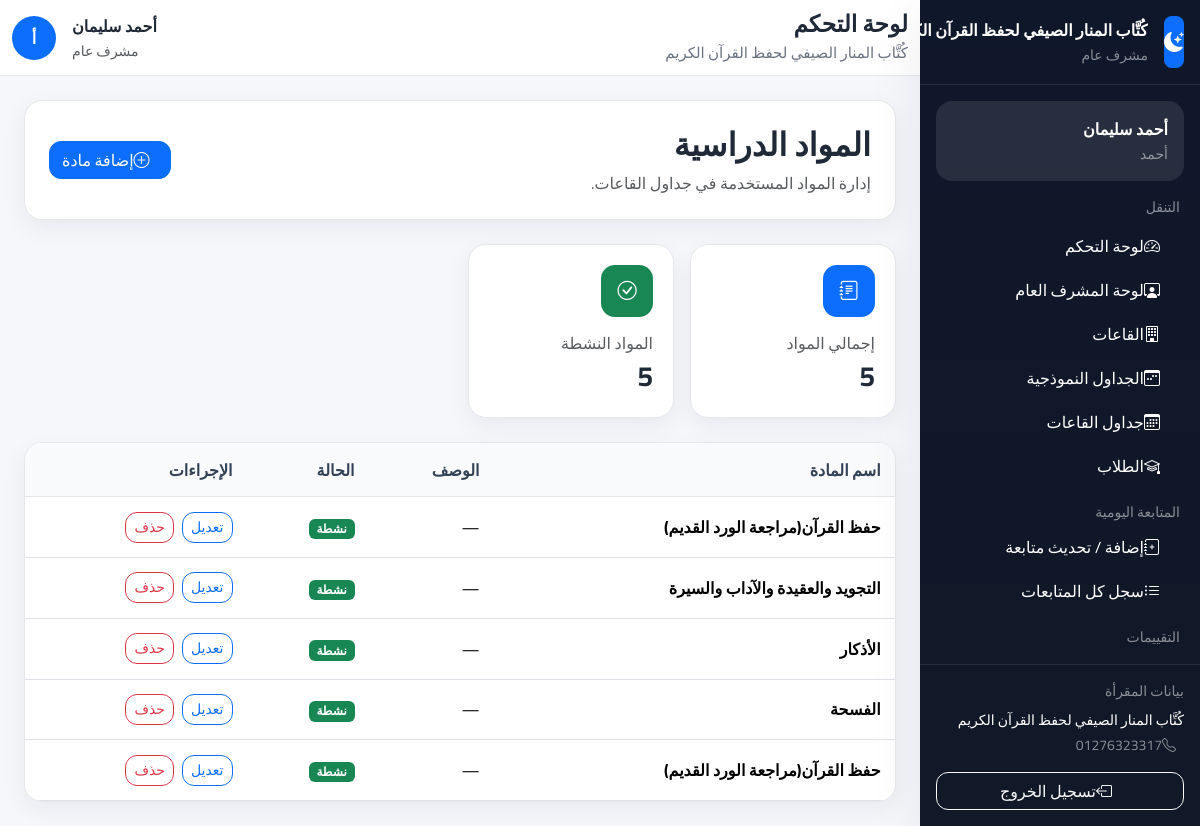
The page /halls/subjects/ (signed in) on the database its author committed.
### accounts/models.py (models this page shows, shortened)
class SiteSettings(models.Model):
    name = models.CharField(max_length=200, default='مقرأة القرآن الكريم', verbose_name='اسم المقرأة')
    logo = models.ImageField(upload_to='settings/', blank=True, null=True, verbose_name='الشعار')
    address = models.CharField(max_length=300, blank=True, verbose_name='العنوان')
    phone = models.CharField(max_length=20, blank=True, verbose_name='الهاتف')
    email = models.EmailField(blank=True, verbose_name='البريد الإلكتروني')
    description = models.TextField(blank=True, verbose_name='نبذة عن المقرأة')
    allow_registration = models.BooleanField(default=True, verbose_name='السماح بالتسجيل')
    auto_assign_halls = models.BooleanField(default=True, verbose_name='التسكين التلقائي')
    max_age_limit = models.PositiveIntegerField(default=15, verbose_name='الحد الأقصى للسن')
    min_age_limit = models.PositiveIntegerField(default=3, verbose_name='الحد الأدنى للسن')
    attendance_start_time = models.TimeField(default='08:00', verbose_name='وقت بداية الحضور')
    late_threshold_minutes = models.PositiveIntegerField(default=15, verbose_name='دقائق التأخير')
    facebook = models.URLField(blank=True, verbose_name='فيسبوك')
    whatsapp = models.CharField(max_length=20, blank=True, verbose_name='واتساب')
    updated_at = models.DateTimeField(auto_now=True)
    updated_by = models.ForeignKey(
        User,
        on_delete=models.SET_NULL,
        null=True,
        blank=True,
        verbose_name='آخر تعديل بواسطة'
    )
    @classmethod
    def get_settings(cls):
        obj, _ = cls.objects.get_or_create(pk=1)
        return obj
    class Meta:
        verbose_name = 'إعدادات الموقع'
        verbose_name_plural = 'إعدادات الموقع'

class User(AbstractUser):
    ROLE_GENERAL_MANAGER    = 'general_manager'
    ROLE_GENERAL_SUPERVISOR = 'general_supervisor'
    ROLE_HALL_SUPERVISOR    = 'hall_supervisor'
    ROLE_TEACHER            = 'teacher'
    ROLE_PARENT             = 'parent'
    ROLES = [
        (ROLE_GENERAL_MANAGER,    'مدير عام'),
        (ROLE_GENERAL_SUPERVISOR, 'مشرف عام'),
        (ROLE_HALL_SUPERVISOR,    'مشرف قاعات'),
        (ROLE_TEACHER,            'معلم'),
        (ROLE_PARENT,             'ولي أمر'),
    ]
    role = models.CharField(
        max_length=30,
        choices=ROLES,
        default=ROLE_PARENT,
        verbose_name='الدور الوظيفي'
    )
    phone = models.CharField(
        max_length=20,
        blank=True,
        null=True,
        unique=True,           # ← جديد: لا يُسمح بتكرار رقم الهاتف
        verbose_name='رقم الهاتف'
    )
    profile_picture = models.ImageField(
        upload_to='profiles/',
        blank=True,
        null=True,
        verbose_name='الصورة الشخصية'
    )
    can_manage_users       = models.BooleanField(default=False, verbose_name='إدارة المستخدمين')
    can_manage_halls       = models.BooleanField(default=False, verbose_name='إدارة القاعات')
    can_manage_students    = models.BooleanField(default=False, verbose_name='إدارة الطلاب')
    can_manage_attendance  = models.BooleanField(default=False, verbose_name='إدارة الحضور')
    can_manage_evaluations = models.BooleanField(default=False, verbose_name='إدارة التقييمات')
    can_manage_settings    = models.BooleanField(default=False, verbose_name='إدارة الإعدادات')
    @property
    def is_general_manager(self):
        return self.role == self.ROLE_GENERAL_MANAGER
    @property
    def is_general_supervisor(self):
        return self.role == self.ROLE_GENERAL_SUPERVISOR
    @property
    def is_hall_supervisor(self):
        return self.role == self.ROLE_HALL_SUPERVISOR
    @property
    def is_teacher(self):
        return self.role == self.ROLE_TEACHER
    @property
    def is_parent(self):
        return self.role == self.ROLE_PARENT
    class Meta:
        verbose_name        = 'مستخدم'
        verbose_name_plural = 'المستخدمون'

### halls/models.py (models this page shows, shortened)
class Subject(models.Model):
    name = models.CharField(max_length=100, verbose_name='اسم المادة')
    description = models.TextField(blank=True, verbose_name='وصف المادة')
    is_active = models.BooleanField(default=True, verbose_name='نشطة')
    class Meta:
        verbose_name = 'مادة'
        verbose_name_plural = 'المواد الدراسية'

### halls/views.py (the view)
# urls.py: path('subjects/',                views.SubjectListView.as_view(),    name='subjects'),
class SubjectListView(GeneralSupervisorRequiredMixin, View):
    def get(self, request):
        subjects = Subject.objects.all()
        return render(request, 'halls/subjects/list.html', {
            'subjects': subjects,
            'total': subjects.count(),
            'active': subjects.filter(is_active=True).count(),
        })

### templates/halls/subjects/list.html (shortened to what this page needs)
{% extends "base.html" %}
{% block content %}
<div class="page-card p-4 mb-4">
    <div class="d-flex flex-column flex-lg-row justify-content-between align-items-lg-center gap-3">
        <div>
            <h2 class="fw-bold mb-2">المواد الدراسية</h2>
            <p class="text-muted mb-0">إدارة المواد المستخدمة في جداول القاعات.</p>
        </div>
        <div>
            <a href="{% url 'halls:subject_create' %}" class="btn btn-primary">
                <i class="bi bi-plus-circle ms-2"></i>إضافة مادة
            </a>
        </div>
    </div>
</div>
<div class="row g-3 mb-4">
    <div class="col-md-6 col-xl-3">
        <div class="stat-card">
            <div class="stat-icon bg-primary"><i class="bi bi-journal-text"></i></div>
            <div class="text-muted">إجمالي المواد</div>
            <div class="fs-3 fw-bold">{{ total }}</div>
        </div>
    </div>
    <div class="col-md-6 col-xl-3">
        <div class="stat-card">
            <div class="stat-icon bg-success"><i class="bi bi-check-circle"></i></div>
            <div class="text-muted">المواد النشطة</div>
            <div class="fs-3 fw-bold">{{ active }}</div>
        </div>
    </div>
</div>
<div class="page-card p-0 overflow-hidden">
    {% if subjects %}
        <div class="table-responsive">
            <table class="table table-modern align-middle mb-0">
                <thead>
                    <tr>
                        <th>اسم المادة</th>
                        <th>الوصف</th>
                        <th>الحالة</th>
                        <th>الإجراءات</th>
                    </tr>
                </thead>
                <tbody>
                    {% for subject in subjects %}
                        <tr>
                            <td class="fw-bold">{{ subject.name }}</td>
                            <td>{{ subject.description|default:"—" }}</td>
                            <td>
                                {% if subject.is_active %}
                                    <span class="badge text-bg-success">نشطة</span>
                                {% else %}
                                    <span class="badge text-bg-secondary">غير نشطة</span>
                                {% endif %}
                            </td>
                            <td>
                                <div class="d-flex gap-2 flex-wrap">
                                    <a href="{% url 'halls:subject_update' subject.pk %}" class="btn btn-sm btn-outline-primary">تعديل</a>
                                    <form method="post" action="{% url 'halls:subject_delete' subject.pk %}">
                                        <button type="submit" class="btn btn-sm btn-outline-danger"
                                                onclick="return confirm('هل أنت متأكد من حذف المادة؟')">
                                            حذف
                                        </button>
                                    </form>
                                </div>
                            </td>
                        </tr>
                    {% endfor %}
                </tbody>
            </table>
        </div>
    {% else %}
        <div class="empty-state">لا توجد مواد دراسية حتى الآن.</div>
    {% endif %}
</div>
{% endblock %}

### templates/partials/sidebar.html (shortened to what this page needs)
<aside class="sidebar d-flex flex-column" id="appSidebar">
    <div class="p-3 border-bottom border-secondary border-opacity-25">
        <div class="d-flex align-items-center gap-3">
            {% if SITE_LOGO and SITE_LOGO.url %}
                <img src="{{ SITE_LOGO.url }}" alt="{{ SITE_NAME }}" class="rounded-3"
                     width="52" height="52" style="object-fit: cover;">
            {% else %}
                <div class="bg-primary rounded-3 d-flex align-items-center justify-content-center text-white"
                     style="width:52px;height:52px;">
                    <i class="bi bi-moon-stars-fill fs-5"></i>
                </div>
            {% endif %}
            <div class="min-w-0">
                <div class="fw-bold text-white text-truncate">{{ SITE_NAME|default:"مقرأة تحفيظ القرآن الكريم" }}</div>
                <small class="text-white-50">{{ user.get_role_display }}</small>
            </div>
        </div>
    </div>
    <div class="p-3 overflow-y-auto flex-grow-1">
        <div class="bg-white bg-opacity-10 rounded-4 p-3 mb-3">
            <div class="fw-bold text-white">{{ user.get_full_name|default:user.username }}</div>
            <small class="text-white-50">{{ user.username }}</small>
        </div>
        <div class="small text-uppercase text-white-50 mb-2 px-1">التنقل</div>
        <nav class="nav flex-column gap-1">
            <a class="nav-link text-white rounded-3 px-3 py-2" href="{% url 'accounts:dashboard' %}">
                <i class="bi bi-speedometer2 ms-2"></i>لوحة التحكم
            </a>
            {% if user.is_general_supervisor %}
                <a class="nav-link text-white rounded-3 px-3 py-2" href="{% url 'dashboard:supervisor' %}">
                    <i class="bi bi-person-workspace ms-2"></i>لوحة المشرف العام
                </a>
            {% endif %}
            {% if user.is_general_manager or user.is_general_supervisor or user.is_hall_supervisor or user.is_teacher %}
                <a class="nav-link text-white rounded-3 px-3 py-2" href="{% url 'halls:list' %}">
                    <i class="bi bi-building ms-2"></i>القاعات
                </a>
                {% if user.is_general_manager or user.is_general_supervisor %}
                    <a class="nav-link text-white rounded-3 px-3 py-2" href="{% url 'halls:templates' %}">
                        <i class="bi bi-calendar3-week ms-2"></i>الجداول النموذجية
                    </a>
                {% endif %}
                <a class="nav-link text-white rounded-3 px-3 py-2" href="{% url 'halls:all_schedules' %}">
                    <i class="bi bi-calendar3 ms-2"></i>جداول القاعات
                </a>
                <a class="nav-link text-white rounded-3 px-3 py-2" href="{% url 'students:list' %}">
                    <i class="bi bi-mortarboard ms-2"></i>الطلاب
                </a>
            {% endif %}
        </nav>
        {% if user.is_hall_supervisor or user.is_general_supervisor or user.is_general_manager %}
        <div class="small text-uppercase text-white-50 mt-3 mb-1 px-1">المتابعة اليومية</div>
        <nav class="nav flex-column gap-1">
            <a class="nav-link text-white rounded-3 px-3 py-2" href="{% url 'evaluations:add_followup' %}">
                <i class="bi bi-journal-plus ms-2"></i>إضافة / تحديث متابعة
            </a>
            <a class="nav-link text-white rounded-3 px-3 py-2" href="{% url 'evaluations:all_followups' %}">
                <i class="bi bi-list-ul ms-2"></i>سجل كل المتابعات
            </a>
        </nav>
        {% endif %}
        {% if user.is_teacher or user.is_general_supervisor or user.is_general_manager %}
        <div class="small text-uppercase text-white-50 mt-3 mb-1 px-1">التقييمات</div>
        <nav class="nav flex-column gap-1">
            {% if user.is_general_supervisor or user.is_general_manager %}
                <a class="nav-link text-white rounded-3 px-3 py-2"
                   href="{% url 'evaluations:evaluate_hall_select' %}">
                    <i class="bi bi-star-half ms-2"></i>تقييم القاعات
                </a>
            {% endif %}
        </nav>
        {% endif %}
    </div>
    <div class="mt-auto p-3 border-top border-secondary border-opacity-25 flex-shrink-0">
        <div class="small text-white-50 mb-2">بيانات المقرأة</div>
        <div class="text-white small">{{ SITE_NAME }}</div>
        {% if SITE_PHONE %}
        <div class="text-white-50 small mt-1">
            <i class="bi bi-telephone ms-2"></i>{{ SITE_PHONE }}
        </div>
        {% endif %}
        <form method="post" action="{% url 'accounts:logout' %}" class="mt-3">
            <button type="submit" class="btn btn-outline-light w-100">
                <i class="bi bi-box-arrow-left ms-2"></i>تسجيل الخروج
            </button>
        </form>
    </div>
</aside>

### templates/partials/header.html (shortened to what this page needs)
<header class="topbar d-flex align-items-center">
    <div class="container-fluid">
        <div class="d-flex align-items-center justify-content-between gap-3">
            <div class="d-flex align-items-center gap-2">
                <div>
                    <h1 class="page-title">{% block page_title %}لوحة التحكم{% endblock %}</h1>
                    <div class="page-subtitle">{{ SITE_NAME|default:"مقرأة تحفيظ القرآن الكريم" }}</div>
                </div>
            </div>
            <div class="d-flex align-items-center gap-3">
                <div class="text-end d-none d-sm-block">
                    <div class="fw-bold">{{ user.get_full_name|default:user.username }}</div>
                    <small class="text-muted">{{ user.get_role_display }}</small>
                </div>
                <div class="rounded-circle bg-primary text-white d-flex align-items-center justify-content-center fw-bold"
                     style="width:44px;height:44px;">
                    {{ user.first_name|default:user.username|slice:":1" }}
                </div>
            </div>
        </div>
    </div>
</header>

### rows shown on the page
SiteSettings: name "كُتَّاب المنار الصيفي لحفظ القرآن…", name "كُتَّاب المنار الصيفي لحفظ القرآن الكريم", phone "01276323317"
User: role "مشرف عام", get_full_name "أحمد سليمان", username "أحمد", first_name "أ"
Subject: name "حفظ القرآن(مراجعة الورد القديم)", description "—", is_active "نشطة"
Subject: name "التجويد والعقيدة والآداب والسيرة", description "—", is_active "نشطة"
Subject: name "الأذكار", description "—", is_active "نشطة"
Subject: name "الفسحة", description "—", is_active "نشطة"
Subject: name "حفظ القرآن(مراجعة الورد القديم)", description "—", is_active "نشطة"

### other values the page prints
{{ total }} "5"
{{ active }} "5"
